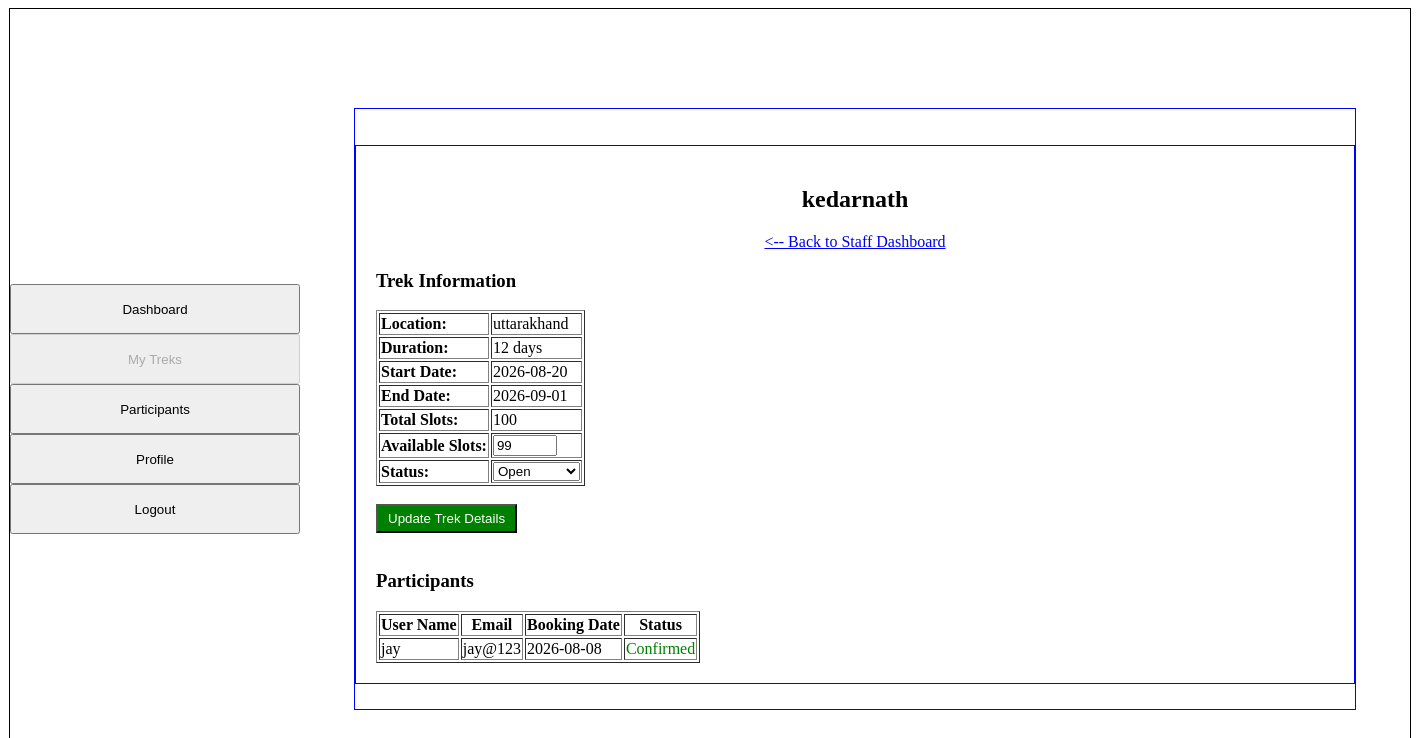
The app's page /staff_trek_manage (signed in), older data.
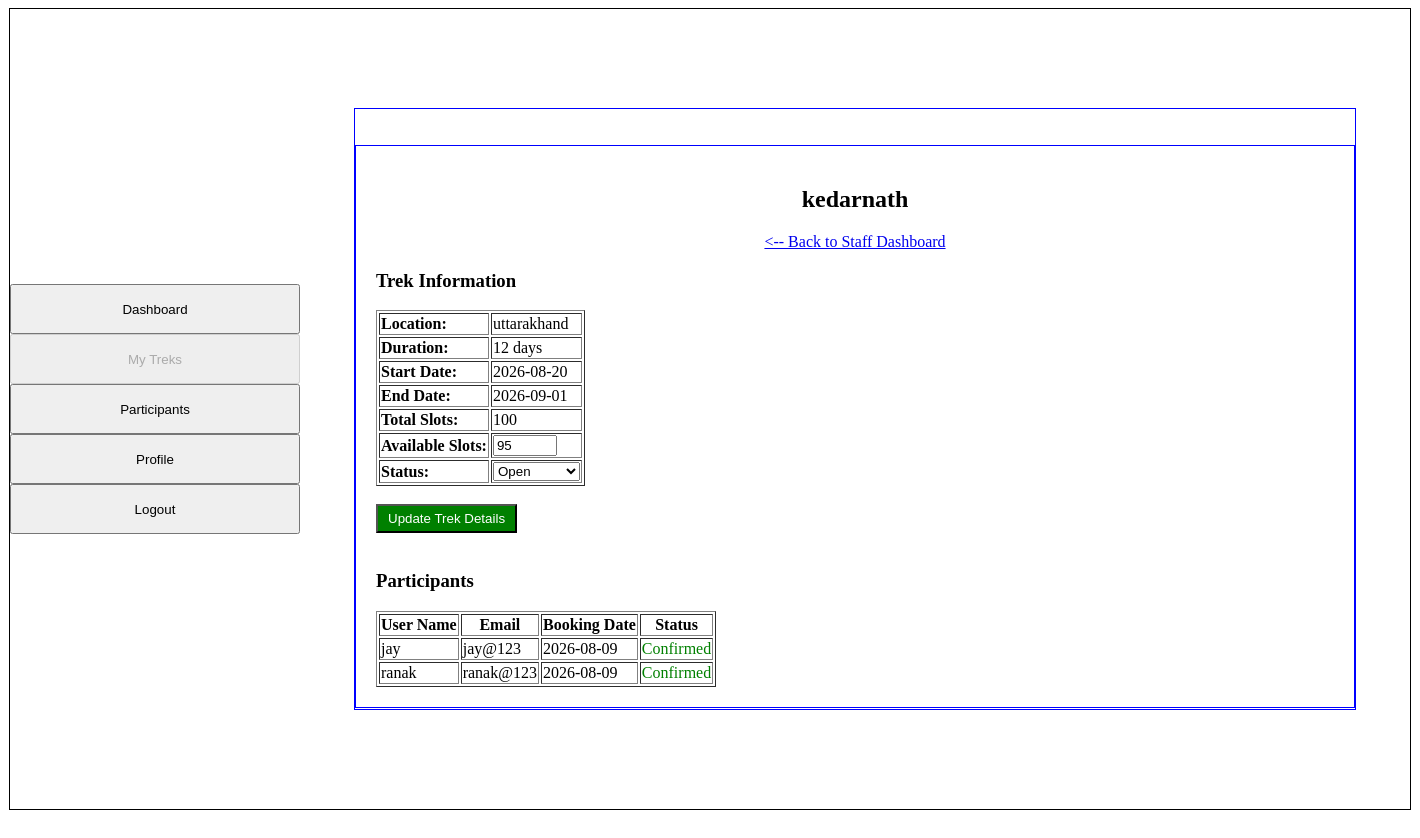
The same page, newer data.
### models.py (models this page shows)
class Trek(db.Model):
    __tablename__ = "treks"
    trek_id = db.Column(db.Integer, primary_key=True)
    trek_name = db.Column(db.String(200), nullable=False)
    location = db.Column(db.String(100), nullable=False)
    difficulty = db.Column(db.String(50), nullable=False)
    duration = db.Column(db.String(50), nullable=False)
    start_date = db.Column(db.Date, nullable=False)
    end_date = db.Column(db.Date, nullable=False)
    total_slots = db.Column(db.Integer, nullable=False)
    available_slots = db.Column(db.Integer, nullable=False)
    status = db.Column(db.String(20), nullable=False)
    description = db.Column(db.String(500), nullable=False)
    assigned_staff_id = db.Column(db.Integer, db.ForeignKey("users.user_id"), nullable=True)
    bookings = db.relationship("Booking", cascade="all,delete", backref="trek")

class Booking(db.Model):
    __tablename__ = "bookings"
    booking_id = db.Column(db.Integer, primary_key=True)
    user_id = db.Column(db.Integer, db.ForeignKey("users.user_id"), nullable=False)
    trek_id = db.Column(db.Integer, db.ForeignKey("treks.trek_id"), nullable=False)
    booking_date = db.Column(db.Date, nullable=False)
    status = db.Column(db.String(20), nullable=False)

class User(db.Model):
    __tablename__ = "users"
    user_id = db.Column(db.Integer, primary_key=True)
    full_name = db.Column(db.String(100), nullable=False)
    email = db.Column(db.String(120), unique=True, nullable=False)
    password = db.Column(db.String(200), nullable=False)
    phone = db.Column(db.String(15), nullable=False)
    role = db.Column(db.String(50), nullable=False)
    status = db.Column(db.String(20), nullable=False)
    bookings = db.relationship("Booking", cascade="all,delete", backref="user")

### app.py (the view, shortened to what this page needs)
@app.route('/staff_trek_manage', methods=['GET', 'POST'])
def staff_trek_manage():
    if session.get('role') != "1":
        return redirect(url_for('login'))
    current_staff_id = session.get('user_id')
    my_treks = db.session.query(Trek).filter(Trek.assigned_staff_id == current_staff_id).all()
    trek_ids = [t.trek_id for t in my_treks]
    if trek_ids:
        participants = db.session.query(Booking, User)\
            .join(User, Booking.user_id == User.user_id)\
            .filter(Booking.trek_id.in_(trek_ids)).all()
    else:
        participants = []
    return render_template("staff_trek_manage.html", treks=my_treks, participants=participants)

### templates/staff_trek_manage.html (shortened to what this page needs)
{% extends "base.html" %}
{% block sidebar %}
<a href="/staff_dashboard"><input type="button" value="Dashboard" style="width: 290px; height: 50px; margin: 0 auto;"></a><br>
<a href="/staff_trek_manage"><input type="button" value="My Treks" style="width: 290px; height: 50px; margin: 0 auto;"disabled></a><br>
<a href="/participants"><input type="button" value="Participants" style="width: 290px; height: 50px; margin: 0 auto;" ></a><br>
<a href="/profile_staff"><input type="button" value="Profile" style="width: 290px; height: 50px; margin: 0 auto;"></a><br>
<a href="/logout"><input type="button" value="Logout" style="width: 290px; height: 50px; margin: 0 auto;"></a>
{% endblock %}
{% block content %}
<div class="usr-dash">
    {% for trek in treks %}
    <div style="border: 1px solid blue; padding: 20px; margin-bottom: 30px;">
        <h2 style="text-align: center;">{{ trek.trek_name }}</h2>
        <div style="text-align: center;">
            <a href="/staff_dashboard"><-- Back to Staff Dashboard</a>
        </div>
        <h3>Trek Information</h3>
        <form action="/staff_trek_manage" method="POST">
    <table border="1px solid black" >
                <tr><td><b>Location:</b></td><td>{{ trek.location }}</td></tr>
                <tr><td><b>Duration:</b></td><td>{{ trek.duration }} days</td></tr>
                <tr><td><b>Start Date:</b></td><td>{{ trek.start_date }}</td></tr>
                <tr><td><b>End Date:</b></td><td>{{ trek.end_date }}</td></tr>
                <tr><td><b>Total Slots:</b></td><td>{{ trek.total_slots }}</td></tr>
                <tr>
                    <td><b>Available Slots:</b></td>
                    <td>
                        <input type="number" name="available_slots" value="{{ trek.available_slots }}" min="0" max="{{ trek.total_slots }}">
                    </td>
                </tr>
                <tr>
                    <td><b>Status:</b></td>
                    <td>
                        <select name="status">
                            <option value="Open" {% if trek.status == 'Open' %}selected{% endif %}>Open</option>
                        </select>
                    </td>
                </tr>
            </table>
            <br>
            <input type="submit" value="Update Trek Details" style="background-color: green; color: white; padding: 5px 10px; cursor: pointer;">
        </form>
        <br>
        <h3>Participants</h3>
    <table border="1px solid black" >
            <tr>
                <th>User Name</th>
                <th>Email</th>
                <th>Booking Date</th>
                <th>Status</th>
            </tr>
            {% for b, u in participants %}
                {% if b.trek_id == trek.trek_id %}
                <tr>
                    <td>{{ u.full_name }}</td>
                    <td>{{ u.email }}</td>
                    <td>{{ b.booking_date }}</td>
                    <td style="color: green;">{{ b.status }}</td>
                </tr>
                {% endif %}
            {% endfor %}
        </table>
    </div>
    {% endfor %}
</div>
{% endblock %}

Row changes from the older to the newer data that the page shows:
changed Trek "kedarnath": available_slots "99" → "95"
changed Booking "jay": booking_date "2026-08-08" → "2026-08-09"
added Booking: full_name "ranak", email "ranak@123", booking_date "2026-08-09", status "Confirmed"
